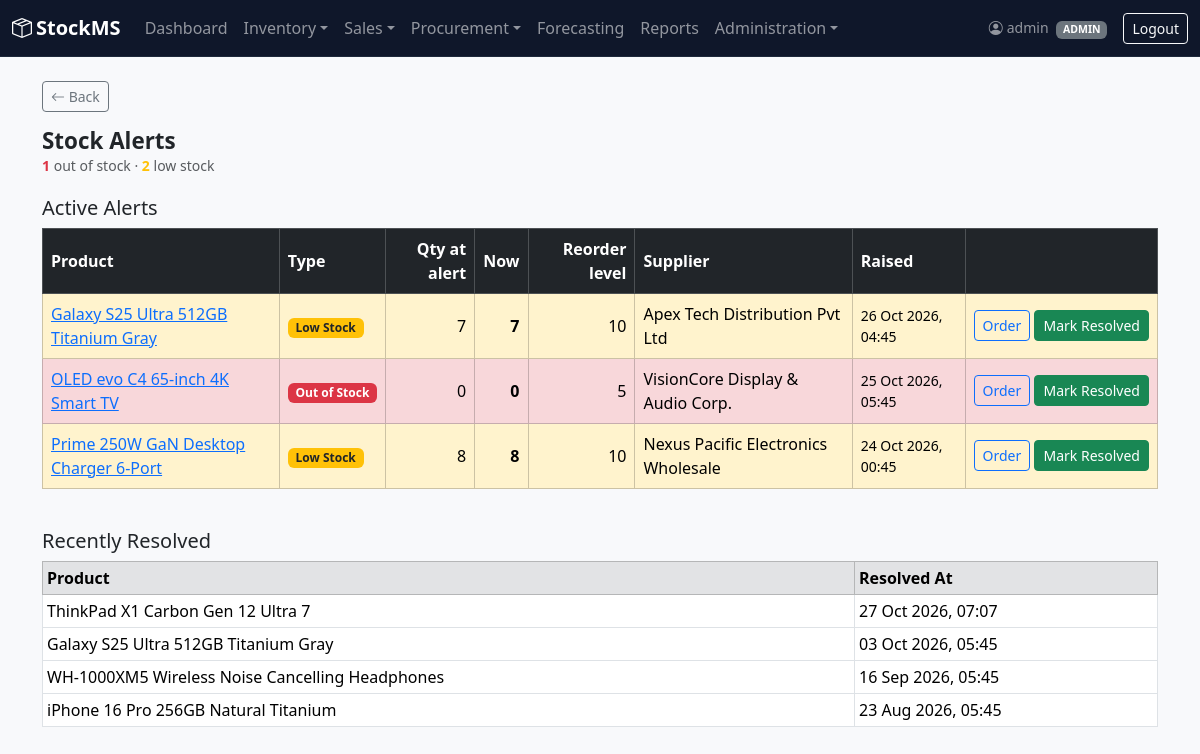
The page /alerts/ (signed in) on the database its author committed.
### accounts/models.py (models this page shows, shortened)
class User(AbstractUser):
    class Role(models.TextChoices):
        ADMIN = 'ADMIN', 'Admin'
        MANAGER = 'MANAGER', 'Manager'
        STAFF = 'STAFF', 'Staff'
    role = models.CharField(
        max_length=10,
        choices=Role.choices,
        default=Role.STAFF,
    )
    phone = models.CharField(max_length=20, blank=True, default='')
    department = models.CharField(max_length=100, blank=True, default='')

### alerts/models.py (models this page shows, shortened)
class StockAlert(models.Model):
    class AlertType(models.TextChoices):
        LOW_STOCK = 'LOW_STOCK', 'Low Stock'
        OUT_OF_STOCK = 'OUT_OF_STOCK', 'Out of Stock'
    product = models.ForeignKey(Product, on_delete=models.CASCADE, related_name='alerts')
    alert_type = models.CharField(
        max_length=20, choices=AlertType.choices, default=AlertType.LOW_STOCK
    )
    quantity_at_alert = models.PositiveIntegerField()
    reorder_level_at_alert = models.PositiveIntegerField()
    created_at = models.DateTimeField(auto_now_add=True)
    resolved = models.BooleanField(default=False)
    resolved_at = models.DateTimeField(null=True, blank=True)
    class Meta:
        ordering = ['-created_at']

### inventory/models.py (models this page shows, shortened)
class Product(models.Model):
    name = models.CharField(max_length=200)
    brand = models.CharField(max_length=80, blank=True, default='')
    sku = models.CharField(max_length=50, unique=True)
    barcode = models.CharField(max_length=100, unique=True, blank=True, null=True)
    category = models.ForeignKey(Category, on_delete=models.SET_NULL, null=True, related_name='products')
    supplier = models.ForeignKey(Supplier, on_delete=models.SET_NULL, null=True, related_name='products')
    price = models.DecimalField(max_digits=10, decimal_places=2)
    cost_price = models.DecimalField(max_digits=10, decimal_places=2, default=0)
    quantity = models.PositiveIntegerField(default=0)
    reorder_level = models.PositiveIntegerField(default=10)
    max_stock_level = models.PositiveIntegerField(default=100)
    created_at = models.DateTimeField(auto_now_add=True)
    updated_at = models.DateTimeField(auto_now=True)

class Supplier(models.Model):
    name = models.CharField(max_length=200)
    contact_person = models.CharField(max_length=100, blank=True)
    phone = models.CharField(max_length=20, blank=True)
    email = models.EmailField(blank=True)
    address = models.TextField(blank=True)
    gst_number = models.CharField(max_length=20, blank=True)
    def __str__(self):
        return self.name

### alerts/views.py (the view)
# urls.py: path('', views.alert_list, name='alert_list'),
@login_required
def alert_list(request):
    alerts = StockAlert.objects.select_related('product', 'product__supplier').filter(resolved=False)
    resolved_alerts = StockAlert.objects.select_related('product').filter(
        resolved=True
    ).order_by('-resolved_at')[:10]
    return render(request, 'alerts/alert_list.html', {
        'alerts': alerts,
        'resolved_alerts': resolved_alerts,
        'out_count': alerts.filter(alert_type=StockAlert.AlertType.OUT_OF_STOCK).count(),
        'low_count': alerts.filter(alert_type=StockAlert.AlertType.LOW_STOCK).count(),
    })

### alerts/context_processors.py (called while the page is built)
def alert_counts(request):
    user = getattr(request, 'user', None)
    if user is None or not user.is_authenticated:
        return {}
    return {'active_alert_count': StockAlert.objects.filter(resolved=False).count()}

### alerts/templates/alerts/alert_list.html (shortened to what this page needs)
{% extends 'base.html' %}
{% block content %}
<div class="page-header">
    <div>
        <h2>Stock Alerts</h2>
        <div class="text-muted small"><span class="text-danger fw-semibold">{{ out_count }}</span> out of stock &middot; <span class="text-warning fw-semibold">{{ low_count }}</span> low stock</div>
    </div>
</div>
<h5>Active Alerts</h5>
<div class="table-responsive">
<table class="table table-bordered bg-white align-middle">
    <thead class="table-dark">
        <tr><th>Product</th><th>Type</th><th class="text-end">Qty at alert</th><th class="text-end">Now</th><th class="text-end">Reorder level</th><th>Supplier</th><th>Raised</th>
            {% if user.role == 'ADMIN' or user.role == 'MANAGER' %}<th></th>{% endif %}</tr>
    </thead>
    <tbody>
        {% for alert in alerts %}
        <tr class="{% if alert.alert_type == 'OUT_OF_STOCK' %}table-danger{% else %}table-warning{% endif %}">
            <td><a href="{% url 'product_detail' alert.product.pk %}">{{ alert.product.name }}</a></td>
            <td>{% if alert.alert_type == 'OUT_OF_STOCK' %}<span class="badge bg-danger">Out of Stock</span>{% else %}<span class="badge bg-warning text-dark">Low Stock</span>{% endif %}</td>
            <td class="text-end">{{ alert.quantity_at_alert }}</td>
            <td class="text-end fw-semibold">{{ alert.product.quantity }}</td>
            <td class="text-end">{{ alert.reorder_level_at_alert }}</td>
            <td>{{ alert.product.supplier|default:"-" }}</td>
            <td class="small">{{ alert.created_at|date:"d M Y, H:i" }}</td>
            {% if user.role == 'ADMIN' or user.role == 'MANAGER' %}
            <td class="text-nowrap">
                <a href="{% url 'purchase_order_create' %}?product={{ alert.product.pk }}" class="btn btn-sm btn-outline-primary">Order</a>
                <a href="{% url 'resolve_alert' alert.pk %}" class="btn btn-sm btn-success">Mark Resolved</a>
            </td>
            {% endif %}
        </tr>
        {% empty %}
        <tr><td colspan="8" class="text-center text-muted py-4">No active alerts. All stock levels healthy.</td></tr>
        {% endfor %}
    </tbody>
</table>
</div>
<h5 class="mt-4">Recently Resolved</h5>
<table class="table table-bordered table-sm bg-white">
    <thead class="table-secondary"><tr><th>Product</th><th>Resolved At</th></tr></thead>
    <tbody>
        {% for alert in resolved_alerts %}
        <tr><td>{{ alert.product.name }}</td><td>{{ alert.resolved_at|date:"d M Y, H:i" }}</td></tr>
        {% empty %}
        <tr><td colspan="2" class="text-center text-muted">None yet.</td></tr>
        {% endfor %}
    </tbody>
</table>
{% endblock %}

### templates/base.html (shortened to what this page needs)
{% load static %}
<!DOCTYPE html>
<html lang="en">
<head>
    <link href="https://cdn.jsdelivr.net/npm/bootstrap@5.3.3/dist/css/bootstrap.min.css" rel="stylesheet">
    <link href="https://cdn.jsdelivr.net/npm/bootstrap-icons@1.11.3/font/bootstrap-icons.css" rel="stylesheet">
    <link rel="stylesheet" href="{% static 'css/custom.css' %}">
</head>
<body>
    {% with current=request.resolver_match.url_name %}
    <nav class="navbar navbar-expand-lg navbar-dark app-navbar">
        <div class="container-fluid">
            <a class="navbar-brand fw-semibold" href="{% url 'dashboard' %}">
                <i class="bi bi-box-seam me-1"></i>StockMS
            </a>
            <div class="collapse navbar-collapse" id="mainNav">
                {% if user.is_authenticated %}
                <ul class="navbar-nav me-auto">
                    <li class="nav-item">
                        <a class="nav-link {% if current == 'dashboard' %}active{% endif %}" href="{% url 'dashboard' %}">Dashboard</a>
                    </li>
                    <li class="nav-item dropdown">
                        <a class="nav-link dropdown-toggle" href="#" role="button" data-bs-toggle="dropdown">Inventory</a>
                    </li>
                    <li class="nav-item dropdown">
                        <a class="nav-link dropdown-toggle" href="#" role="button" data-bs-toggle="dropdown">Sales</a>
                    </li>
                    {% if user.role == 'ADMIN' or user.role == 'MANAGER' %}
                    <li class="nav-item dropdown">
                        <a class="nav-link dropdown-toggle" href="#" role="button" data-bs-toggle="dropdown">Procurement</a>
                    </li>
                    {% endif %}
                    <li class="nav-item">
                        <a class="nav-link {% if current == 'forecast_page' %}active{% endif %}" href="{% url 'forecast_page' %}">Forecasting</a>
                    </li>
                    {% if user.role == 'ADMIN' or user.role == 'MANAGER' %}
                    <li class="nav-item">
                        <a class="nav-link {% if current == 'reports_page' %}active{% endif %}" href="{% url 'reports_page' %}">Reports</a>
                    </li>
                    {% endif %}
                    {% if user.role == 'ADMIN' %}
                    <li class="nav-item dropdown">
                        <a class="nav-link dropdown-toggle" href="#" role="button" data-bs-toggle="dropdown">Administration</a>
                    </li>
                    {% elif user.role == 'MANAGER' %}
                    <li class="nav-item">
                        <a class="nav-link {% if current == 'email_log_list' %}active{% endif %}" href="{% url 'email_log_list' %}">Email Log</a>
                    </li>
                    {% endif %}
                </ul>
                <span class="navbar-text me-3 small">
                    <i class="bi bi-person-circle me-1"></i>{{ user.username }}
                    <span class="badge bg-secondary ms-1">{{ user.role }}</span>
                </span>
                <form method="post" action="{% url 'logout' %}" class="d-inline">
                    <button type="submit" class="btn btn-outline-light btn-sm">Logout</button>
                </form>
                {% endif %}
            </div>
        </div>
    </nav>
    <div class="container-xl mt-4 mb-5">
        {% if current != 'dashboard' %}
        <a href="javascript:history.back()" class="btn btn-sm btn-outline-secondary mb-3">
            <i class="bi bi-arrow-left"></i> Back
        </a>
        {% endif %}
        {% block content %}
        {% endblock %}
    </div>
    {% endwith %}
</body>
</html>

### static/css/custom.css (style rules this page uses)
body { background-color: #f8f9fb; }
.app-navbar { background: #0f172a; border-bottom: 1px solid #1e293b; }
.page-header { display: flex; flex-wrap: wrap; align-items: center; justify-content: space-between; gap: .75rem; margin-bottom: 1.25rem; }
.page-header h2 { margin: 0; font-size: 1.4rem; font-weight: 600; }
.table > :not(caption) > * > * { vertical-align: middle; }

### rows shown on the page
User: username "admin", role "ADMIN"
StockAlert: product.name "Galaxy S25 Ultra 512GB Titanium Gray", alert_type "Low Stock", quantity_at_alert "7", product.quantity "7", reorder_level_at_alert "10", product.supplier "Apex Tech Distribution Pvt Ltd", created_at "26 Oct 2026, 04:45"
StockAlert: product.name "OLED evo C4 65-inch 4K Smart TV", alert_type "Out of Stock", quantity_at_alert "0", product.quantity "0", reorder_level_at_alert "5", product.supplier "VisionCore Display & Audio Corp.", created_at "25 Oct 2026, 05:45"
StockAlert: product.name "Prime 250W GaN Desktop Charger 6-Port", alert_type "Low Stock", quantity_at_alert "8", product.quantity "8", reorder_level_at_alert "10", product.supplier "Nexus Pacific Electronics Wholesale", created_at "24 Oct 2026, 00:45"
StockAlert: product.name "ThinkPad X1 Carbon Gen 12 Ultra 7", resolved_at "27 Oct 2026, 07:07"
StockAlert: product.name "Galaxy S25 Ultra 512GB Titanium Gray", resolved_at "03 Oct 2026, 05:45"
StockAlert: product.name "WH-1000XM5 Wireless Noise Cancelling Headphones", resolved_at "16 Sep 2026, 05:45"
StockAlert: product.name "iPhone 16 Pro 256GB Natural Titanium", resolved_at "23 Aug 2026, 05:45"

### other values the page prints
{{ out_count }} "1"
{{ low_count }} "2"
